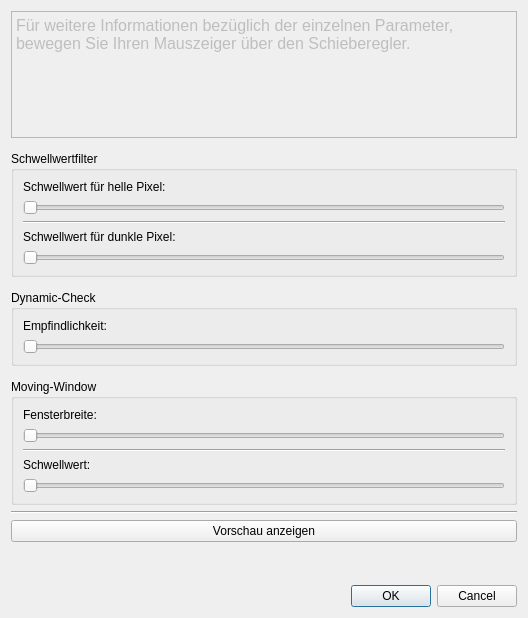
<?xml version="1.0" encoding="UTF-8"?>
<ui version="4.0">
 <class>dialog</class>
 <widget class="QDialog" name="dialog">
  <property name="geometry">
   <rect>
    <x>0</x>
    <y>0</y>
    <width>528</width>
    <height>618</height>
   </rect>
  </property>
  <property name="windowTitle">
   <string>Weitere Einstellungen für Suchalgorithmus</string>
  </property>
  <layout class="QVBoxLayout" name="verticalLayout">
   <item>
    <widget class="QTextEdit" name="textEdit">
     <property name="enabled">
      <bool>false</bool>
     </property>
     <property name="minimumSize">
      <size>
       <width>0</width>
       <height>127</height>
      </size>
     </property>
     <property name="maximumSize">
      <size>
       <width>510</width>
       <height>127</height>
      </size>
     </property>
     <property name="html">
      <string>&lt;!DOCTYPE HTML PUBLIC &quot;-//W3C//DTD HTML 4.0//EN&quot; &quot;http://www.w3.org/TR/REC-html40/strict.dtd&quot;&gt;
&lt;html&gt;&lt;head&gt;&lt;meta name=&quot;qrichtext&quot; content=&quot;1&quot; /&gt;&lt;style type=&quot;text/css&quot;&gt;
p, li { white-space: pre-wrap; }
&lt;/style&gt;&lt;/head&gt;&lt;body style=&quot; font-family:'MS Shell Dlg 2'; font-size:8.25pt; font-weight:400; font-style:normal;&quot;&gt;
&lt;p style=&quot; margin-top:0px; margin-bottom:0px; margin-left:0px; margin-right:0px; -qt-block-indent:0; text-indent:0px;&quot;&gt;&lt;span style=&quot; font-size:12pt;&quot;&gt;Für weitere Informationen bezüglich der einzelnen Parameter, bewegen Sie Ihren Mauszeiger über den Schieberegler.&lt;/span&gt;&lt;/p&gt;&lt;/body&gt;&lt;/html&gt;</string>
     </property>
    </widget>
   </item>
   <item>
    <spacer name="verticalSpacer_4">
     <property name="orientation">
      <enum>Qt::Vertical</enum>
     </property>
     <property name="sizeHint" stdset="0">
      <size>
       <width>20</width>
       <height>10</height>
      </size>
     </property>
    </spacer>
   </item>
   <item>
    <widget class="QGroupBox" name="groupBoxSchwellwert">
     <property name="title">
      <string>Schwellwertfilter</string>
     </property>
     <layout class="QVBoxLayout" name="verticalLayout_2">
      <item>
       <layout class="QHBoxLayout" name="horizontalLayout">
        <item>
         <widget class="QLabel" name="label">
          <property name="text">
           <string>Schwellwert für helle Pixel:</string>
          </property>
         </widget>
        </item>
        <item>
         <widget class="QLabel" name="labelSchwellwertHot">
          <property name="font">
           <font>
            <italic>false</italic>
           </font>
          </property>
          <property name="layoutDirection">
           <enum>Qt::LeftToRight</enum>
          </property>
          <property name="text">
           <string/>
          </property>
          <property name="alignment">
           <set>Qt::AlignRight|Qt::AlignTrailing|Qt::AlignVCenter</set>
          </property>
         </widget>
        </item>
       </layout>
      </item>
      <item>
       <widget class="QSlider" name="horizontalSliderSchwellwertHot">
        <property name="orientation">
         <enum>Qt::Horizontal</enum>
        </property>
       </widget>
      </item>
      <item>
       <widget class="Line" name="line">
        <property name="orientation">
         <enum>Qt::Horizontal</enum>
        </property>
       </widget>
      </item>
      <item>
       <layout class="QHBoxLayout" name="horizontalLayout_2">
        <item>
         <widget class="QLabel" name="label_2">
          <property name="text">
           <string>Schwellwert für dunkle Pixel:</string>
          </property>
         </widget>
        </item>
        <item>
         <widget class="QLabel" name="labelSchwellwertDead">
          <property name="text">
           <string/>
          </property>
          <property name="alignment">
           <set>Qt::AlignRight|Qt::AlignTrailing|Qt::AlignVCenter</set>
          </property>
         </widget>
        </item>
       </layout>
      </item>
      <item>
       <widget class="QSlider" name="horizontalSliderSchwellwertDead">
        <property name="orientation">
         <enum>Qt::Horizontal</enum>
        </property>
       </widget>
      </item>
     </layout>
    </widget>
   </item>
   <item>
    <spacer name="verticalSpacer_2">
     <property name="orientation">
      <enum>Qt::Vertical</enum>
     </property>
     <property name="sizeHint" stdset="0">
      <size>
       <width>20</width>
       <height>10</height>
      </size>
     </property>
    </spacer>
   </item>
   <item>
    <widget class="QGroupBox" name="groupBoxDynamic">
     <property name="title">
      <string>Dynamic-Check</string>
     </property>
     <layout class="QVBoxLayout" name="verticalLayout_4">
      <item>
       <layout class="QHBoxLayout" name="horizontalLayout_5">
        <item>
         <widget class="QLabel" name="label_5">
          <property name="text">
           <string>Empfindlichkeit:</string>
          </property>
         </widget>
        </item>
        <item>
         <widget class="QLabel" name="labelDynamicSchwellwert">
          <property name="text">
           <string/>
          </property>
          <property name="alignment">
           <set>Qt::AlignRight|Qt::AlignTrailing|Qt::AlignVCenter</set>
          </property>
         </widget>
        </item>
       </layout>
      </item>
      <item>
       <widget class="QSlider" name="horizontalSliderDynamicSchwellwert">
        <property name="orientation">
         <enum>Qt::Horizontal</enum>
        </property>
       </widget>
      </item>
     </layout>
    </widget>
   </item>
   <item>
    <spacer name="verticalSpacer_3">
     <property name="orientation">
      <enum>Qt::Vertical</enum>
     </property>
     <property name="sizeHint" stdset="0">
      <size>
       <width>20</width>
       <height>10</height>
      </size>
     </property>
    </spacer>
   </item>
   <item>
    <widget class="QGroupBox" name="groupBoxMoving">
     <property name="title">
      <string>Moving-Window</string>
     </property>
     <layout class="QVBoxLayout" name="verticalLayout_3">
      <item>
       <layout class="QHBoxLayout" name="horizontalLayout_3">
        <item>
         <widget class="QLabel" name="label_3">
          <property name="text">
           <string>Fensterbreite:</string>
          </property>
         </widget>
        </item>
        <item>
         <widget class="QLabel" name="labelMovingFensterbreite">
          <property name="text">
           <string/>
          </property>
          <property name="alignment">
           <set>Qt::AlignRight|Qt::AlignTrailing|Qt::AlignVCenter</set>
          </property>
         </widget>
        </item>
       </layout>
      </item>
      <item>
       <widget class="QSlider" name="horizontalSliderMovingFensterbreite">
        <property name="orientation">
         <enum>Qt::Horizontal</enum>
        </property>
       </widget>
      </item>
      <item>
       <widget class="Line" name="line_2">
        <property name="orientation">
         <enum>Qt::Horizontal</enum>
        </property>
       </widget>
      </item>
      <item>
       <layout class="QHBoxLayout" name="horizontalLayout_4">
        <item>
         <widget class="QLabel" name="label_6">
          <property name="text">
           <string>Schwellwert:</string>
          </property>
         </widget>
        </item>
        <item>
         <widget class="QLabel" name="labelMovingSchwellwert">
          <property name="text">
           <string/>
          </property>
          <property name="alignment">
           <set>Qt::AlignRight|Qt::AlignTrailing|Qt::AlignVCenter</set>
          </property>
         </widget>
        </item>
       </layout>
      </item>
      <item>
       <widget class="QSlider" name="horizontalSliderMovingSchwellwert">
        <property name="orientation">
         <enum>Qt::Horizontal</enum>
        </property>
       </widget>
      </item>
     </layout>
    </widget>
   </item>
   <item>
    <widget class="Line" name="line_3">
     <property name="orientation">
      <enum>Qt::Horizontal</enum>
     </property>
    </widget>
   </item>
   <item>
    <widget class="QPushButton" name="pushButtonVorschau">
     <property name="text">
      <string>Vorschau anzeigen</string>
     </property>
    </widget>
   </item>
   <item>
    <spacer name="verticalSpacer">
     <property name="orientation">
      <enum>Qt::Vertical</enum>
     </property>
     <property name="sizeHint" stdset="0">
      <size>
       <width>20</width>
       <height>40</height>
      </size>
     </property>
    </spacer>
   </item>
   <item>
    <widget class="QDialogButtonBox" name="buttonBox">
     <property name="orientation">
      <enum>Qt::Horizontal</enum>
     </property>
     <property name="standardButtons">
      <set>QDialogButtonBox::Cancel|QDialogButtonBox::Ok</set>
     </property>
    </widget>
   </item>
  </layout>
 </widget>
 <resources/>
 <connections>
  <connection>
   <sender>buttonBox</sender>
   <signal>accepted()</signal>
   <receiver>dialog</receiver>
   <slot>accept()</slot>
   <hints>
    <hint type="sourcelabel">
     <x>224</x>
     <y>278</y>
    </hint>
    <hint type="destinationlabel">
     <x>157</x>
     <y>274</y>
    </hint>
   </hints>
  </connection>
  <connection>
   <sender>buttonBox</sender>
   <signal>rejected()</signal>
   <receiver>dialog</receiver>
   <slot>reject()</slot>
   <hints>
    <hint type="sourcelabel">
     <x>292</x>
     <y>284</y>
    </hint>
    <hint type="destinationlabel">
     <x>286</x>
     <y>274</y>
    </hint>
   </hints>
  </connection>
 </connections>
</ui>
